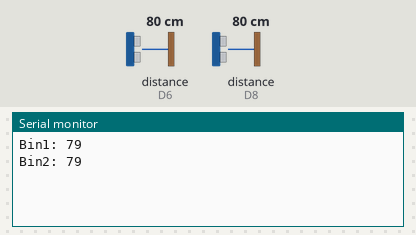
Bench run of a sketch on a simulated ESP8266 (NodeMCU). Shown: the last lines printed to the serial monitor. Wiring (inferred from the names in the program): 2 × ultrasonic range finder: trigger D7, echo D8 / trigger D5, echo D6. Inputs (shaded band) come from the test bench; at power-on: distance to the obstacle (sensors on D6, D8) 80 cm. The echo pulse lasts 58.3 µs per cm.

Above: at 2.7 s.
2.8 s: distance to the obstacle (sensor on D6) set to 2 cm
At 7.6 s:
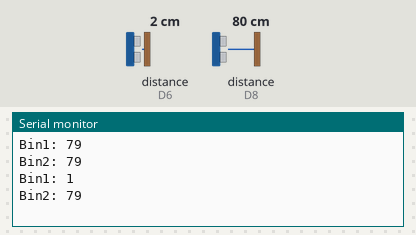
8.8 s: distance to the obstacle (sensor on D8) set to 2 cm
At 12.6 s:
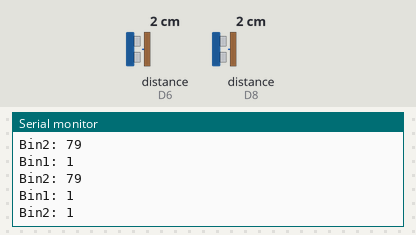
14.8 s: distance to the obstacle (sensor on D6) set to 4 cm
At 17.7 s:
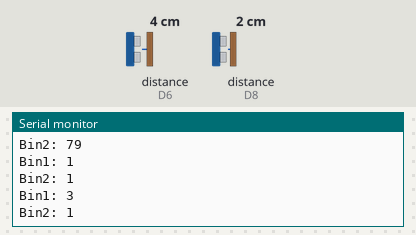
20.8 s: distance to the obstacle (sensor on D8) set to 4 cm
At 22.8 s:
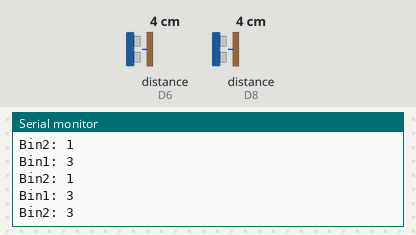
Timing chart, 0 to 24.3 s (numbered marks = the images above; inputs shaded):
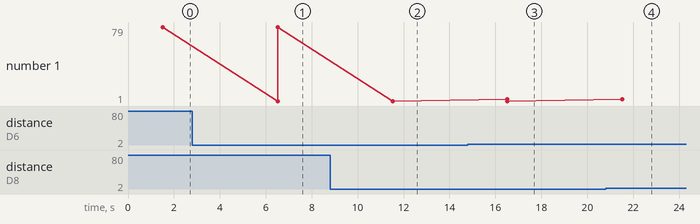

The sketch:

uss.ino
```cpp
// defines pins numbers
#include "UbidotsESPMQTT.h"

const int trigPin = D5;
const int echoPin = D6;

const int trigPin1 = D7;
const int echoPin1 = D8;

#define TOKEN "BBUS-KJBEbpaDCcloy6Qlf8ZHhTid8lOnaP"     // Your Ubidots TOKEN
#define WIFINAME "Programmer"  // Your SSID
#define WIFIPASS ""  // Your Wifi Pass

Ubidots client(TOKEN);

// defines variables
long duration;
int distance;

long duration1;
int distance1;

void callback(char* topic, byte* payload, unsigned int length) {
  Serial.print("Message arrived [");
  Serial.print(topic);
  Serial.print("] ");
  for (int i = 0; i < length; i++) {
    Serial.print((char)payload[i]);
  }
  Serial.println();
}

void setup() {
Serial.begin(115200);
  client.setDebug(true);  // Pass a true or false bool value to activate debug messages
  client.wifiConnection(WIFINAME, WIFIPASS);
  client.begin(callback);

  pinMode(trigPin, OUTPUT);
  pinMode(echoPin, INPUT);

    pinMode(trigPin1, OUTPUT);
  pinMode(echoPin1, INPUT);

}
void loop() {

  if (!client.connected()) {
    client.reconnect();
  }
     digitalWrite(trigPin1, LOW);
  delayMicroseconds(2);
  digitalWrite(trigPin1, HIGH);
  delayMicroseconds(10);
  digitalWrite(trigPin1, LOW);
  duration1 = pulseIn(echoPin1, HIGH);
  distance1 = duration1 * 0.034 / 2;


  digitalWrite(trigPin, LOW);
  delayMicroseconds(2);
  digitalWrite(trigPin, HIGH);
  delayMicroseconds(10);
  digitalWrite(trigPin, LOW);
  duration = pulseIn(echoPin, HIGH);
  distance = duration * 0.034 / 2;


  Serial.print("Bin1: ");
  Serial.println(distance);
  Serial.print("Bin2: ");
  Serial.println(distance1);
if (distance<=5 && distance1<=5)
{
   client.add("bin1", 1);
  client.add("bin2", 1);
  client.ubidotsPublish("Data");
}
else  if (distance<=5 )
  {
  client.add("bin1", 1);
  client.add("bin2", 0);
  client.ubidotsPublish("Data");

  }
  else if(distance1<=5)
  {
   client.add("bin2", 1);
   client.add("bin1", 0);
   client.ubidotsPublish("Data");
  }
  else
  {
      client.add("bin1", 0);
  client.add("bin2", 0);
  client.ubidotsPublish("Data");
  }
   client.add("bin1", distance);
  client.add("bin2", distance1);
  client.ubidotsPublish("Dist");
   client.loop();
  delay(5000);


}
```

Measured:
- after the input at 2.8 s, the serial monitor: prints a new line after 3.7 s (image 1)
- after the input at 8.8 s, the serial monitor: prints a new line after 2.7 s (image 2)
- after the input at 14.8 s, the serial monitor: prints a new line after 1.7 s (image 3)
- after the input at 20.8 s, the serial monitor: prints a new line after 0.72 s (image 4)
